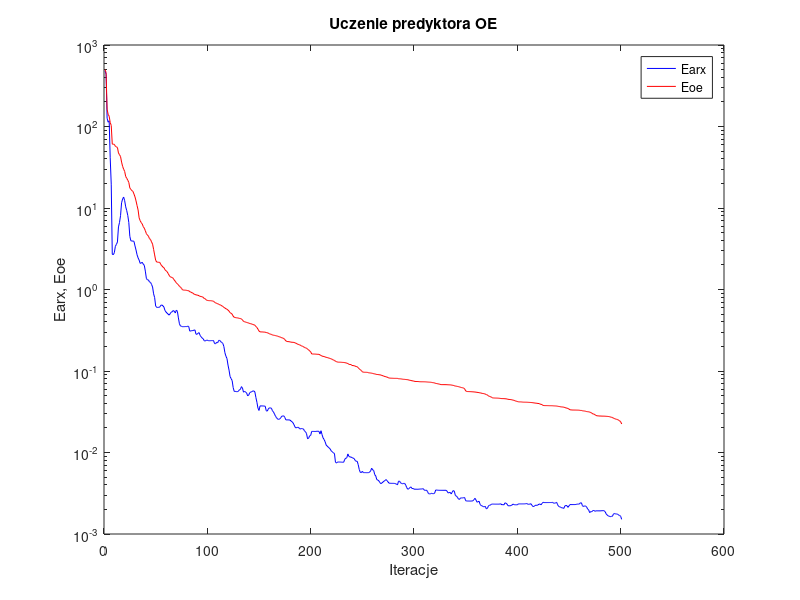
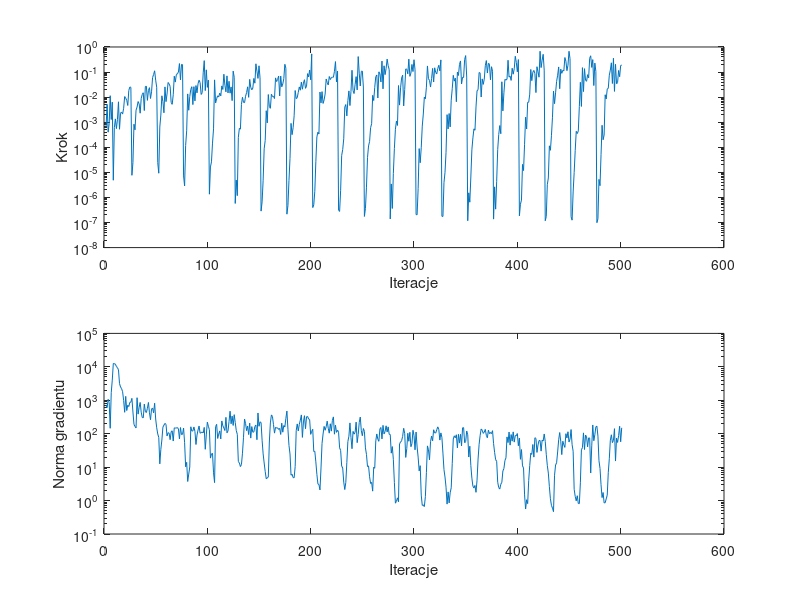

Write MATLAB code to recreate these figures, in order.
%uczenie predyktora oe
clear all;
n=0; farx(n+1)=4.845716e+002; foe(n+1)=4.992327e+002; wspucz(n+1)=0.000000e+000; ng(n+1)=0.000000e+000;
%odnowa zmiennej metryki
n=1; farx(n+1)=4.374963e+002; foe(n+1)=4.597400e+002; krok(n+1)=6.369581e-004; ng(n+1)=7.235794e+002;
n=2; farx(n+1)=1.263584e+002; foe(n+1)=1.629226e+002; krok(n+1)=5.167850e-003; ng(n+1)=6.033568e+002;
n=3; farx(n+1)=1.128393e+002; foe(n+1)=1.409710e+002; krok(n+1)=4.015818e-004; ng(n+1)=1.066907e+003;
n=4; farx(n+1)=1.174733e+002; foe(n+1)=1.336826e+002; krok(n+1)=8.695337e-004; ng(n+1)=8.594444e+002;
n=5; farx(n+1)=4.129056e+001; foe(n+1)=1.119443e+002; krok(n+1)=1.142218e-002; ng(n+1)=1.452972e+002;
n=6; farx(n+1)=1.960768e+001; foe(n+1)=1.031936e+002; krok(n+1)=1.279942e-003; ng(n+1)=1.687853e+003;
n=7; farx(n+1)=2.706674e+000; foe(n+1)=6.078387e+001; krok(n+1)=6.324208e-003; ng(n+1)=4.005109e+003;
n=8; farx(n+1)=2.668993e+000; foe(n+1)=6.064993e+001; krok(n+1)=4.858372e-006; ng(n+1)=1.258203e+004;
n=9; farx(n+1)=2.831880e+000; foe(n+1)=6.040028e+001; krok(n+1)=6.064990e-004; ng(n+1)=1.249343e+004;
n=10; farx(n+1)=3.393927e+000; foe(n+1)=5.715124e+001; krok(n+1)=1.358387e-003; ng(n+1)=1.197156e+004;
n=11; farx(n+1)=3.569844e+000; foe(n+1)=5.627909e+001; krok(n+1)=5.550052e-004; ng(n+1)=1.027659e+004;
n=12; farx(n+1)=3.831515e+000; foe(n+1)=5.527674e+001; krok(n+1)=1.265711e-003; ng(n+1)=9.427177e+003;
n=13; farx(n+1)=5.860799e+000; foe(n+1)=4.736037e+001; krok(n+1)=6.518600e-003; ng(n+1)=8.191666e+003;
n=14; farx(n+1)=6.641084e+000; foe(n+1)=4.507128e+001; krok(n+1)=5.239523e-004; ng(n+1)=3.182477e+003;
n=15; farx(n+1)=8.053575e+000; foe(n+1)=4.279418e+001; krok(n+1)=2.281831e-003; ng(n+1)=2.490164e+003;
n=16; farx(n+1)=1.159293e+001; foe(n+1)=3.660769e+001; krok(n+1)=2.547833e-003; ng(n+1)=2.227999e+003;
n=17; farx(n+1)=1.287199e+001; foe(n+1)=3.247677e+001; krok(n+1)=2.110872e-003; ng(n+1)=1.804581e+003;
n=18; farx(n+1)=1.363997e+001; foe(n+1)=2.994530e+001; krok(n+1)=3.595805e-003; ng(n+1)=9.897929e+002;
n=19; farx(n+1)=1.229119e+001; foe(n+1)=2.810085e+001; krok(n+1)=1.053841e-002; ng(n+1)=4.368775e+002;
n=20; farx(n+1)=1.033280e+001; foe(n+1)=2.432835e+001; krok(n+1)=9.078303e-003; ng(n+1)=1.310242e+003;
n=21; farx(n+1)=9.282513e+000; foe(n+1)=2.316008e+001; krok(n+1)=7.505960e-003; ng(n+1)=4.928332e+002;
n=22; farx(n+1)=8.109912e+000; foe(n+1)=2.191986e+001; krok(n+1)=4.653602e-003; ng(n+1)=7.140612e+002;
n=23; farx(n+1)=6.649871e+000; foe(n+1)=2.061024e+001; krok(n+1)=1.853599e-002; ng(n+1)=6.488480e+002;
n=24; farx(n+1)=4.482404e+000; foe(n+1)=1.762927e+001; krok(n+1)=2.539936e-002; ng(n+1)=8.674644e+002;
n=25; farx(n+1)=3.960807e+000; foe(n+1)=1.689618e+001; krok(n+1)=2.452306e-002; ng(n+1)=8.809260e+002;
%odnowa zmiennej metryki
n=26; farx(n+1)=3.930755e+000; foe(n+1)=1.632304e+001; krok(n+1)=7.635955e-006; ng(n+1)=1.141226e+003;
n=27; farx(n+1)=3.935130e+000; foe(n+1)=1.600933e+001; krok(n+1)=2.444110e-005; ng(n+1)=4.463313e+002;
n=28; farx(n+1)=3.898837e+000; foe(n+1)=1.484028e+001; krok(n+1)=8.336543e-004; ng(n+1)=1.901381e+002;
n=29; farx(n+1)=3.423369e+000; foe(n+1)=1.369447e+001; krok(n+1)=4.957630e-004; ng(n+1)=1.644122e+002;
n=30; farx(n+1)=3.044819e+000; foe(n+1)=1.222431e+001; krok(n+1)=3.035901e-003; ng(n+1)=1.485596e+002;
n=31; farx(n+1)=2.664907e+000; foe(n+1)=1.071039e+001; krok(n+1)=4.001696e-003; ng(n+1)=1.193322e+003;
n=32; farx(n+1)=2.444415e+000; foe(n+1)=9.445434e+000; krok(n+1)=6.669234e-003; ng(n+1)=3.846275e+002;
n=33; farx(n+1)=2.293767e+000; foe(n+1)=7.569676e+000; krok(n+1)=5.433546e-003; ng(n+1)=6.187059e+002;
n=34; farx(n+1)=2.091928e+000; foe(n+1)=6.982602e+000; krok(n+1)=2.287557e-003; ng(n+1)=8.612281e+002;
n=35; farx(n+1)=2.111418e+000; foe(n+1)=6.627035e+000; krok(n+1)=8.891335e-003; ng(n+1)=4.393740e+002;
n=36; farx(n+1)=2.159787e+000; foe(n+1)=6.369819e+000; krok(n+1)=1.285709e-002; ng(n+1)=3.060954e+002;
n=37; farx(n+1)=2.043946e+000; foe(n+1)=5.900701e+000; krok(n+1)=1.496365e-002; ng(n+1)=2.980974e+002;
n=38; farx(n+1)=1.981351e+000; foe(n+1)=5.659093e+000; krok(n+1)=2.914778e-003; ng(n+1)=7.670120e+002;
n=39; farx(n+1)=1.680595e+000; foe(n+1)=5.268781e+000; krok(n+1)=2.643052e-002; ng(n+1)=4.715945e+002;
n=40; farx(n+1)=1.368998e+000; foe(n+1)=4.846676e+000; krok(n+1)=2.733118e-002; ng(n+1)=4.295996e+002;
n=41; farx(n+1)=1.311584e+000; foe(n+1)=4.669801e+000; krok(n+1)=7.431661e-003; ng(n+1)=5.755385e+002;
n=42; farx(n+1)=1.312446e+000; foe(n+1)=4.507460e+000; krok(n+1)=1.853599e-002; ng(n+1)=8.593034e+002;
n=43; farx(n+1)=1.236363e+000; foe(n+1)=4.213032e+000; krok(n+1)=2.386882e-002; ng(n+1)=4.211109e+002;
n=44; farx(n+1)=1.223981e+000; foe(n+1)=4.105890e+000; krok(n+1)=8.839546e-003; ng(n+1)=2.617008e+002;
n=45; farx(n+1)=1.154503e+000; foe(n+1)=3.842861e+000; krok(n+1)=1.633292e-002; ng(n+1)=5.431384e+002;
n=46; farx(n+1)=1.074099e+000; foe(n+1)=3.603769e+000; krok(n+1)=6.004768e-002; ng(n+1)=5.850626e+002;
n=47; farx(n+1)=8.850250e-001; foe(n+1)=3.107578e+000; krok(n+1)=8.000730e-002; ng(n+1)=4.208007e+002;
n=48; farx(n+1)=7.957885e-001; foe(n+1)=2.656659e+000; krok(n+1)=1.125137e-001; ng(n+1)=8.172717e+002;
n=49; farx(n+1)=6.269939e-001; foe(n+1)=2.280042e+000; krok(n+1)=4.756755e-002; ng(n+1)=2.756000e+002;
n=50; farx(n+1)=6.027852e-001; foe(n+1)=2.174540e+000; krok(n+1)=2.476948e-002; ng(n+1)=1.505595e+002;
%odnowa zmiennej metryki
n=51; farx(n+1)=6.033098e-001; foe(n+1)=2.161377e+000; krok(n+1)=2.443312e-005; ng(n+1)=9.831272e+001;
n=52; farx(n+1)=6.042102e-001; foe(n+1)=2.158036e+000; krok(n+1)=9.244198e-006; ng(n+1)=7.764642e+001;
n=53; farx(n+1)=6.109119e-001; foe(n+1)=2.150283e+000; krok(n+1)=6.404268e-004; ng(n+1)=1.253140e+001;
n=54; farx(n+1)=6.407616e-001; foe(n+1)=2.021126e+000; krok(n+1)=1.923079e-003; ng(n+1)=3.398893e+001;
n=55; farx(n+1)=6.462635e-001; foe(n+1)=1.956545e+000; krok(n+1)=1.131031e-002; ng(n+1)=6.465697e+001;
n=56; farx(n+1)=6.311270e-001; foe(n+1)=1.883043e+000; krok(n+1)=6.669234e-003; ng(n+1)=1.572833e+002;
n=57; farx(n+1)=6.079936e-001; foe(n+1)=1.855702e+000; krok(n+1)=2.373838e-003; ng(n+1)=1.800084e+002;
n=58; farx(n+1)=5.528818e-001; foe(n+1)=1.747572e+000; krok(n+1)=2.561940e-002; ng(n+1)=2.026611e+002;
n=59; farx(n+1)=5.300042e-001; foe(n+1)=1.700840e+000; krok(n+1)=6.606617e-003; ng(n+1)=1.908686e+002;
n=60; farx(n+1)=5.128851e-001; foe(n+1)=1.659795e+000; krok(n+1)=1.333847e-002; ng(n+1)=8.558100e+001;
n=61; farx(n+1)=4.992715e-001; foe(n+1)=1.576744e+000; krok(n+1)=3.833684e-002; ng(n+1)=1.072407e+002;
n=62; farx(n+1)=4.847941e-001; foe(n+1)=1.494845e+000; krok(n+1)=3.389322e-002; ng(n+1)=1.041325e+002;
n=63; farx(n+1)=5.044939e-001; foe(n+1)=1.437417e+000; krok(n+1)=2.667694e-002; ng(n+1)=6.630425e+001;
n=64; farx(n+1)=5.254892e-001; foe(n+1)=1.415877e+000; krok(n+1)=6.065270e-003; ng(n+1)=1.143904e+002;
n=65; farx(n+1)=5.331438e-001; foe(n+1)=1.403282e+000; krok(n+1)=5.167850e-003; ng(n+1)=1.221047e+002;
n=66; farx(n+1)=5.524672e-001; foe(n+1)=1.371729e+000; krok(n+1)=1.251384e-002; ng(n+1)=6.031016e+001;
n=67; farx(n+1)=5.423285e-001; foe(n+1)=1.304622e+000; krok(n+1)=6.852302e-002; ng(n+1)=1.496289e+002;
n=68; farx(n+1)=5.143153e-001; foe(n+1)=1.261816e+000; krok(n+1)=3.979978e-002; ng(n+1)=1.476152e+002;
n=69; farx(n+1)=5.577859e-001; foe(n+1)=1.205612e+000; krok(n+1)=7.882375e-002; ng(n+1)=1.467696e+002;
n=70; farx(n+1)=5.404542e-001; foe(n+1)=1.178098e+000; krok(n+1)=8.571529e-002; ng(n+1)=1.525454e+002;
n=71; farx(n+1)=4.479642e-001; foe(n+1)=1.139082e+000; krok(n+1)=9.907791e-002; ng(n+1)=1.405009e+002;
n=72; farx(n+1)=3.794160e-001; foe(n+1)=1.094340e+000; krok(n+1)=2.182112e-001; ng(n+1)=6.993149e+001;
n=73; farx(n+1)=3.563845e-001; foe(n+1)=1.069066e+000; krok(n+1)=4.879939e-002; ng(n+1)=1.528175e+002;
n=74; farx(n+1)=3.536026e-001; foe(n+1)=1.032628e+000; krok(n+1)=2.023747e-001; ng(n+1)=9.379968e+001;
n=75; farx(n+1)=3.495087e-001; foe(n+1)=9.905210e-001; krok(n+1)=1.981558e-001; ng(n+1)=9.614040e+001;
%odnowa zmiennej metryki
n=76; farx(n+1)=3.501391e-001; foe(n+1)=9.827268e-001; krok(n+1)=7.211524e-006; ng(n+1)=1.474019e+002;
n=77; farx(n+1)=3.503204e-001; foe(n+1)=9.821629e-001; krok(n+1)=2.875755e-006; ng(n+1)=5.390188e+001;
n=78; farx(n+1)=3.510802e-001; foe(n+1)=9.814828e-001; krok(n+1)=1.188992e-004; ng(n+1)=1.022447e+001;
n=79; farx(n+1)=3.504241e-001; foe(n+1)=9.753600e-001; krok(n+1)=4.532388e-004; ng(n+1)=1.392614e+001;
n=80; farx(n+1)=3.550590e-001; foe(n+1)=9.689166e-001; krok(n+1)=1.346946e-002; ng(n+1)=3.721621e+000;
n=81; farx(n+1)=3.512247e-001; foe(n+1)=9.660085e-001; krok(n+1)=2.998733e-003; ng(n+1)=6.197639e+000;
n=82; farx(n+1)=3.084031e-001; foe(n+1)=9.387993e-001; krok(n+1)=1.064021e-002; ng(n+1)=1.011621e+001;
n=83; farx(n+1)=3.110799e-001; foe(n+1)=9.304179e-001; krok(n+1)=2.047906e-002; ng(n+1)=1.610169e+002;
n=84; farx(n+1)=3.124036e-001; foe(n+1)=9.133017e-001; krok(n+1)=2.607440e-002; ng(n+1)=1.198248e+002;
n=85; farx(n+1)=3.134415e-001; foe(n+1)=9.038171e-001; krok(n+1)=5.038654e-003; ng(n+1)=1.215885e+002;
n=86; farx(n+1)=3.170255e-001; foe(n+1)=8.779610e-001; krok(n+1)=2.617232e-002; ng(n+1)=1.591464e+002;
n=87; farx(n+1)=3.192450e-001; foe(n+1)=8.698787e-001; krok(n+1)=7.088910e-003; ng(n+1)=1.168371e+002;
n=88; farx(n+1)=2.834700e-001; foe(n+1)=8.586655e-001; krok(n+1)=2.900728e-002; ng(n+1)=4.749925e+001;
n=89; farx(n+1)=2.819052e-001; foe(n+1)=8.553833e-001; krok(n+1)=1.477175e-002; ng(n+1)=9.092305e+001;
n=90; farx(n+1)=2.900053e-001; foe(n+1)=8.490434e-001; krok(n+1)=3.453662e-002; ng(n+1)=1.286129e+002;
n=91; farx(n+1)=2.960134e-001; foe(n+1)=8.371952e-001; krok(n+1)=4.725510e-002; ng(n+1)=1.699340e+002;
n=92; farx(n+1)=2.734352e-001; foe(n+1)=8.246472e-001; krok(n+1)=3.820826e-002; ng(n+1)=1.033704e+002;
n=93; farx(n+1)=2.628845e-001; foe(n+1)=8.200079e-001; krok(n+1)=1.278106e-002; ng(n+1)=1.077852e+002;
n=94; farx(n+1)=2.539708e-001; foe(n+1)=8.144435e-001; krok(n+1)=1.495979e-002; ng(n+1)=1.122416e+002;
n=95; farx(n+1)=2.481955e-001; foe(n+1)=8.026536e-001; krok(n+1)=9.327289e-002; ng(n+1)=1.056656e+002;
n=96; farx(n+1)=2.353312e-001; foe(n+1)=7.745437e-001; krok(n+1)=2.857025e-001; ng(n+1)=1.542473e+002;
n=97; farx(n+1)=2.335629e-001; foe(n+1)=7.709105e-001; krok(n+1)=1.820180e-002; ng(n+1)=3.418337e+001;
n=98; farx(n+1)=2.373561e-001; foe(n+1)=7.430253e-001; krok(n+1)=1.228837e-001; ng(n+1)=9.219543e+001;
n=99; farx(n+1)=2.395854e-001; foe(n+1)=7.351147e-001; krok(n+1)=2.452306e-002; ng(n+1)=2.216605e+002;
n=100; farx(n+1)=2.352495e-001; foe(n+1)=7.312775e-001; krok(n+1)=4.797973e-002; ng(n+1)=1.670645e+002;
%odnowa zmiennej metryki
n=101; farx(n+1)=2.352246e-001; foe(n+1)=7.291974e-001; krok(n+1)=1.348260e-006; ng(n+1)=1.311019e+002;
n=102; farx(n+1)=2.354551e-001; foe(n+1)=7.289127e-001; krok(n+1)=1.649119e-005; ng(n+1)=1.863267e+001;
n=103; farx(n+1)=2.359608e-001; foe(n+1)=7.278196e-001; krok(n+1)=2.627836e-005; ng(n+1)=2.475388e+001;
n=104; farx(n+1)=2.358729e-001; foe(n+1)=7.214461e-001; krok(n+1)=1.467758e-004; ng(n+1)=2.597809e+001;
n=105; farx(n+1)=2.363054e-001; foe(n+1)=7.200670e-001; krok(n+1)=5.428423e-004; ng(n+1)=6.782949e+000;
n=106; farx(n+1)=2.169917e-001; foe(n+1)=6.955099e-001; krok(n+1)=4.879939e-002; ng(n+1)=3.445721e+000;
n=107; farx(n+1)=2.158718e-001; foe(n+1)=6.865039e-001; krok(n+1)=5.852382e-003; ng(n+1)=1.623115e+002;
n=108; farx(n+1)=2.253774e-001; foe(n+1)=6.751753e-001; krok(n+1)=8.744518e-003; ng(n+1)=1.906596e+002;
n=109; farx(n+1)=2.221661e-001; foe(n+1)=6.693161e-001; krok(n+1)=1.129495e-002; ng(n+1)=7.199720e+001;
n=110; farx(n+1)=2.375278e-001; foe(n+1)=6.584674e-001; krok(n+1)=1.017451e-002; ng(n+1)=9.712985e+001;
n=111; farx(n+1)=2.373737e-001; foe(n+1)=6.494079e-001; krok(n+1)=1.450364e-002; ng(n+1)=1.211790e+002;
n=112; farx(n+1)=2.287515e-001; foe(n+1)=6.431414e-001; krok(n+1)=1.121665e-002; ng(n+1)=6.971404e+001;
n=113; farx(n+1)=2.234569e-001; foe(n+1)=6.297918e-001; krok(n+1)=2.812841e-002; ng(n+1)=2.411694e+002;
n=114; farx(n+1)=2.181110e-001; foe(n+1)=6.193603e-001; krok(n+1)=2.025137e-002; ng(n+1)=1.719030e+002;
n=115; farx(n+1)=1.997249e-001; foe(n+1)=6.020201e-001; krok(n+1)=8.191626e-002; ng(n+1)=1.490163e+002;
n=116; farx(n+1)=1.677414e-001; foe(n+1)=5.930849e-001; krok(n+1)=2.963700e-002; ng(n+1)=1.243486e+002;
n=117; farx(n+1)=1.518013e-001; foe(n+1)=5.809056e-001; krok(n+1)=1.625772e-002; ng(n+1)=3.086166e+002;
n=118; farx(n+1)=1.422266e-001; foe(n+1)=5.722035e-001; krok(n+1)=7.053511e-002; ng(n+1)=1.062044e+002;
n=119; farx(n+1)=1.182150e-001; foe(n+1)=5.584561e-001; krok(n+1)=1.470844e-002; ng(n+1)=1.211161e+002;
n=120; farx(n+1)=1.025228e-001; foe(n+1)=5.425357e-001; krok(n+1)=4.294671e-002; ng(n+1)=2.325669e+002;
n=121; farx(n+1)=8.559855e-002; foe(n+1)=5.200502e-001; krok(n+1)=1.438335e-002; ng(n+1)=4.706958e+002;
n=122; farx(n+1)=8.076686e-002; foe(n+1)=5.105372e-001; krok(n+1)=2.560682e-002; ng(n+1)=1.979250e+002;
n=123; farx(n+1)=7.633701e-002; foe(n+1)=4.985061e-001; krok(n+1)=7.251821e-003; ng(n+1)=3.354679e+002;
n=124; farx(n+1)=6.266964e-002; foe(n+1)=4.710011e-001; krok(n+1)=1.090928e-001; ng(n+1)=1.764783e+002;
n=125; farx(n+1)=5.625426e-002; foe(n+1)=4.557413e-001; krok(n+1)=6.225707e-002; ng(n+1)=3.711102e+002;
%odnowa zmiennej metryki
n=126; farx(n+1)=5.621242e-002; foe(n+1)=4.537956e-001; krok(n+1)=5.759607e-007; ng(n+1)=2.156541e+002;
n=127; farx(n+1)=5.583446e-002; foe(n+1)=4.494018e-001; krok(n+1)=4.920561e-006; ng(n+1)=1.241493e+002;
n=128; farx(n+1)=5.580579e-002; foe(n+1)=4.487579e-001; krok(n+1)=1.179356e-006; ng(n+1)=9.579586e+001;
n=129; farx(n+1)=5.633891e-002; foe(n+1)=4.465911e-001; krok(n+1)=2.478815e-004; ng(n+1)=1.467117e+001;
n=130; farx(n+1)=5.884997e-002; foe(n+1)=4.418481e-001; krok(n+1)=5.716520e-004; ng(n+1)=1.343246e+001;
n=131; farx(n+1)=5.939726e-002; foe(n+1)=4.408210e-001; krok(n+1)=5.277180e-004; ng(n+1)=1.039419e+001;
n=132; farx(n+1)=6.430753e-002; foe(n+1)=4.348535e-001; krok(n+1)=5.167850e-003; ng(n+1)=1.193177e+001;
n=133; farx(n+1)=6.178470e-002; foe(n+1)=4.244269e-001; krok(n+1)=9.889238e-003; ng(n+1)=2.611698e+001;
n=134; farx(n+1)=5.496007e-002; foe(n+1)=4.060165e-001; krok(n+1)=6.216787e-003; ng(n+1)=7.822586e+001;
n=135; farx(n+1)=5.638748e-002; foe(n+1)=4.024826e-001; krok(n+1)=5.997467e-003; ng(n+1)=2.752750e+002;
n=136; farx(n+1)=5.511021e-002; foe(n+1)=3.983429e-001; krok(n+1)=1.086709e-002; ng(n+1)=2.004203e+002;
n=137; farx(n+1)=5.392633e-002; foe(n+1)=3.943174e-001; krok(n+1)=1.526430e-002; ng(n+1)=1.232856e+002;
n=138; farx(n+1)=4.952731e-002; foe(n+1)=3.913486e-001; krok(n+1)=2.580064e-002; ng(n+1)=1.698365e+002;
n=139; farx(n+1)=5.040887e-002; foe(n+1)=3.874276e-001; krok(n+1)=9.824309e-003; ng(n+1)=9.404425e+001;
n=140; farx(n+1)=5.409202e-002; foe(n+1)=3.822842e-001; krok(n+1)=5.112424e-002; ng(n+1)=2.070316e+002;
n=141; farx(n+1)=5.516078e-002; foe(n+1)=3.804504e-001; krok(n+1)=2.452306e-002; ng(n+1)=7.393221e+001;
n=142; farx(n+1)=5.584565e-002; foe(n+1)=3.764546e-001; krok(n+1)=1.966568e-002; ng(n+1)=1.631976e+002;
n=143; farx(n+1)=5.691070e-002; foe(n+1)=3.724455e-001; krok(n+1)=2.284436e-002; ng(n+1)=1.107917e+002;
n=144; farx(n+1)=5.693625e-002; foe(n+1)=3.690933e-001; krok(n+1)=5.576355e-002; ng(n+1)=1.129738e+002;
n=145; farx(n+1)=5.530354e-002; foe(n+1)=3.643343e-001; krok(n+1)=3.598781e-002; ng(n+1)=1.642982e+002;
n=146; farx(n+1)=4.725972e-002; foe(n+1)=3.509703e-001; krok(n+1)=2.134155e-001; ng(n+1)=1.805990e+002;
n=147; farx(n+1)=4.126435e-002; foe(n+1)=3.423977e-001; krok(n+1)=1.079418e-001; ng(n+1)=6.605184e+001;
n=148; farx(n+1)=3.496022e-002; foe(n+1)=3.254561e-001; krok(n+1)=5.576355e-002; ng(n+1)=4.166733e+002;
n=149; farx(n+1)=3.278875e-002; foe(n+1)=3.094777e-001; krok(n+1)=1.778431e-001; ng(n+1)=1.665550e+002;
n=150; farx(n+1)=3.728516e-002; foe(n+1)=3.027082e-001; krok(n+1)=5.851700e-002; ng(n+1)=2.263563e+002;
%odnowa zmiennej metryki
n=151; farx(n+1)=3.728484e-002; foe(n+1)=3.016060e-001; krok(n+1)=2.849080e-007; ng(n+1)=2.160947e+002;
n=152; farx(n+1)=3.728803e-002; foe(n+1)=3.014541e-001; krok(n+1)=6.673510e-007; ng(n+1)=6.360773e+001;
n=153; farx(n+1)=3.723470e-002; foe(n+1)=3.012142e-001; krok(n+1)=4.886358e-006; ng(n+1)=2.488658e+001;
n=154; farx(n+1)=3.716233e-002; foe(n+1)=3.001634e-001; krok(n+1)=8.763108e-005; ng(n+1)=1.324982e+001;
n=155; farx(n+1)=3.699769e-002; foe(n+1)=2.995294e-001; krok(n+1)=1.864752e-004; ng(n+1)=7.404463e+000;
n=156; farx(n+1)=3.255916e-002; foe(n+1)=2.961589e-001; krok(n+1)=2.885366e-003; ng(n+1)=4.494892e+000;
n=157; farx(n+1)=3.221012e-002; foe(n+1)=2.954515e-001; krok(n+1)=9.382450e-004; ng(n+1)=4.780950e+000;
n=158; farx(n+1)=3.418820e-002; foe(n+1)=2.914019e-001; krok(n+1)=1.270603e-002; ng(n+1)=5.067783e+000;
n=159; farx(n+1)=3.528836e-002; foe(n+1)=2.863466e-001; krok(n+1)=4.266621e-003; ng(n+1)=5.638613e+001;
n=160; farx(n+1)=3.531841e-002; foe(n+1)=2.834815e-001; krok(n+1)=3.581322e-003; ng(n+1)=2.103135e+002;
n=161; farx(n+1)=3.490381e-002; foe(n+1)=2.812793e-001; krok(n+1)=1.308616e-002; ng(n+1)=3.641330e+002;
n=162; farx(n+1)=3.261637e-002; foe(n+1)=2.766074e-001; krok(n+1)=1.056599e-002; ng(n+1)=3.274988e+002;
n=163; farx(n+1)=3.141597e-002; foe(n+1)=2.749854e-001; krok(n+1)=1.086709e-002; ng(n+1)=1.893964e+002;
n=164; farx(n+1)=2.966207e-002; foe(n+1)=2.736535e-001; krok(n+1)=8.799720e-003; ng(n+1)=1.040521e+002;
n=165; farx(n+1)=2.777398e-002; foe(n+1)=2.717857e-001; krok(n+1)=5.857529e-002; ng(n+1)=1.548221e+002;
n=166; farx(n+1)=2.674308e-002; foe(n+1)=2.695009e-001; krok(n+1)=4.193314e-002; ng(n+1)=1.476676e+002;
n=167; farx(n+1)=2.567006e-002; foe(n+1)=2.680601e-001; krok(n+1)=5.055608e-002; ng(n+1)=1.499668e+002;
n=168; farx(n+1)=2.550898e-002; foe(n+1)=2.642275e-001; krok(n+1)=6.946048e-002; ng(n+1)=1.340167e+002;
n=169; farx(n+1)=2.576078e-002; foe(n+1)=2.623659e-001; krok(n+1)=1.109636e-002; ng(n+1)=1.442049e+002;
n=170; farx(n+1)=2.663297e-002; foe(n+1)=2.588108e-001; krok(n+1)=6.946048e-002; ng(n+1)=9.492928e+001;
n=171; farx(n+1)=2.785586e-002; foe(n+1)=2.559694e-001; krok(n+1)=2.580064e-002; ng(n+1)=2.064944e+002;
n=172; farx(n+1)=2.810034e-002; foe(n+1)=2.535819e-001; krok(n+1)=3.350022e-002; ng(n+1)=1.109507e+002;
n=173; farx(n+1)=2.813232e-002; foe(n+1)=2.501507e-001; krok(n+1)=5.421512e-002; ng(n+1)=1.758385e+002;
n=174; farx(n+1)=2.691016e-002; foe(n+1)=2.429716e-001; krok(n+1)=2.040744e-001; ng(n+1)=1.584796e+002;
n=175; farx(n+1)=2.513851e-002; foe(n+1)=2.346412e-001; krok(n+1)=1.431809e-001; ng(n+1)=2.881217e+002;
%odnowa zmiennej metryki
n=176; farx(n+1)=2.512860e-002; foe(n+1)=2.300785e-001; krok(n+1)=2.153624e-007; ng(n+1)=4.749466e+002;
n=177; farx(n+1)=2.513370e-002; foe(n+1)=2.295874e-001; krok(n+1)=4.724990e-007; ng(n+1)=1.356040e+002;
n=178; farx(n+1)=2.507191e-002; foe(n+1)=2.289599e-001; krok(n+1)=4.782160e-006; ng(n+1)=4.460697e+001;
n=179; farx(n+1)=2.503067e-002; foe(n+1)=2.275589e-001; krok(n+1)=3.635626e-005; ng(n+1)=2.483375e+001;
n=180; farx(n+1)=2.430912e-002; foe(n+1)=2.260756e-001; krok(n+1)=8.989513e-004; ng(n+1)=5.739714e+000;
n=181; farx(n+1)=2.384370e-002; foe(n+1)=2.253090e-001; krok(n+1)=3.185772e-004; ng(n+1)=6.121318e+000;
n=182; farx(n+1)=2.304543e-002; foe(n+1)=2.247805e-001; krok(n+1)=6.015953e-004; ng(n+1)=4.877444e+000;
n=183; farx(n+1)=2.177655e-002; foe(n+1)=2.241290e-001; krok(n+1)=1.797919e-003; ng(n+1)=4.806837e+000;
n=184; farx(n+1)=2.033848e-002; foe(n+1)=2.213255e-001; krok(n+1)=1.840296e-002; ng(n+1)=1.042813e+001;
n=185; farx(n+1)=2.003396e-002; foe(n+1)=2.184913e-001; krok(n+1)=8.744518e-003; ng(n+1)=1.238499e+002;
n=186; farx(n+1)=2.031967e-002; foe(n+1)=2.150498e-001; krok(n+1)=9.502242e-003; ng(n+1)=1.962298e+002;
n=187; farx(n+1)=2.035832e-002; foe(n+1)=2.120187e-001; krok(n+1)=1.552269e-002; ng(n+1)=1.203454e+002;
n=188; farx(n+1)=1.984124e-002; foe(n+1)=2.097698e-001; krok(n+1)=2.556569e-002; ng(n+1)=1.902517e+002;
n=189; farx(n+1)=1.936458e-002; foe(n+1)=2.079501e-001; krok(n+1)=1.889482e-002; ng(n+1)=2.552259e+002;
n=190; farx(n+1)=1.968610e-002; foe(n+1)=2.028310e-001; krok(n+1)=3.968448e-002; ng(n+1)=3.648191e+002;
n=191; farx(n+1)=1.961085e-002; foe(n+1)=2.017249e-001; krok(n+1)=2.067140e-002; ng(n+1)=7.748165e+001;
n=192; farx(n+1)=1.944996e-002; foe(n+1)=1.993630e-001; krok(n+1)=3.637216e-002; ng(n+1)=2.250544e+002;
n=193; farx(n+1)=1.843976e-002; foe(n+1)=1.940261e-001; krok(n+1)=4.954706e-002; ng(n+1)=3.458096e+002;
n=194; farx(n+1)=1.798358e-002; foe(n+1)=1.925048e-001; krok(n+1)=2.243356e-002; ng(n+1)=1.406622e+002;
n=195; farx(n+1)=1.704980e-002; foe(n+1)=1.906250e-001; krok(n+1)=2.753789e-002; ng(n+1)=3.208716e+002;
n=196; farx(n+1)=1.472666e-002; foe(n+1)=1.849149e-001; krok(n+1)=8.662598e-002; ng(n+1)=3.277414e+002;
n=197; farx(n+1)=1.493282e-002; foe(n+1)=1.820948e-001; krok(n+1)=6.384007e-002; ng(n+1)=2.760363e+002;
n=198; farx(n+1)=1.603168e-002; foe(n+1)=1.761595e-001; krok(n+1)=1.209337e-001; ng(n+1)=2.638495e+002;
n=199; farx(n+1)=1.617769e-002; foe(n+1)=1.721722e-001; krok(n+1)=4.904612e-002; ng(n+1)=9.557580e+001;
n=200; farx(n+1)=1.815516e-002; foe(n+1)=1.619531e-001; krok(n+1)=5.317968e-001; ng(n+1)=1.176872e+002;
%odnowa zmiennej metryki
n=201; farx(n+1)=1.814068e-002; foe(n+1)=1.615236e-001; krok(n+1)=3.941987e-007; ng(n+1)=1.357737e+002;
n=202; farx(n+1)=1.813849e-002; foe(n+1)=1.614989e-001; krok(n+1)=5.080779e-007; ng(n+1)=2.925026e+001;
n=203; farx(n+1)=1.812296e-002; foe(n+1)=1.613486e-001; krok(n+1)=1.756745e-006; ng(n+1)=2.978643e+001;
n=204; farx(n+1)=1.814131e-002; foe(n+1)=1.609967e-001; krok(n+1)=2.665214e-005; ng(n+1)=1.437633e+001;
n=205; farx(n+1)=1.823966e-002; foe(n+1)=1.605187e-001; krok(n+1)=2.596664e-004; ng(n+1)=6.107423e+000;
n=206; farx(n+1)=1.820493e-002; foe(n+1)=1.603048e-001; krok(n+1)=4.015818e-004; ng(n+1)=3.151813e+000;
n=207; farx(n+1)=1.820047e-002; foe(n+1)=1.601560e-001; krok(n+1)=3.375449e-004; ng(n+1)=2.996461e+000;
n=208; farx(n+1)=1.686083e-002; foe(n+1)=1.576179e-001; krok(n+1)=1.596372e-002; ng(n+1)=2.083768e+000;
n=209; farx(n+1)=1.849936e-002; foe(n+1)=1.549878e-001; krok(n+1)=5.894618e-003; ng(n+1)=9.452935e+000;
n=210; farx(n+1)=1.660587e-002; foe(n+1)=1.524803e-001; krok(n+1)=1.660195e-002; ng(n+1)=5.126914e+001;
n=211; farx(n+1)=1.511505e-002; foe(n+1)=1.512887e-001; krok(n+1)=5.608324e-003; ng(n+1)=9.784390e+001;
n=212; farx(n+1)=1.443118e-002; foe(n+1)=1.505006e-001; krok(n+1)=7.805422e-003; ng(n+1)=1.653018e+002;
n=213; farx(n+1)=1.353860e-002; foe(n+1)=1.488554e-001; krok(n+1)=1.333847e-002; ng(n+1)=1.267527e+002;
n=214; farx(n+1)=1.235120e-002; foe(n+1)=1.472309e-001; krok(n+1)=5.286105e-002; ng(n+1)=1.617701e+002;
n=215; farx(n+1)=1.199933e-002; foe(n+1)=1.462568e-001; krok(n+1)=3.822127e-002; ng(n+1)=2.377077e+002;
n=216; farx(n+1)=1.163555e-002; foe(n+1)=1.451234e-001; krok(n+1)=3.064379e-002; ng(n+1)=1.452446e+002;
n=217; farx(n+1)=1.135375e-002; foe(n+1)=1.435802e-001; krok(n+1)=6.659479e-002; ng(n+1)=1.036888e+002;
n=218; farx(n+1)=1.099391e-002; foe(n+1)=1.423035e-001; krok(n+1)=5.019954e-002; ng(n+1)=1.983052e+002;
n=219; farx(n+1)=1.038127e-002; foe(n+1)=1.407369e-001; krok(n+1)=6.013962e-002; ng(n+1)=1.192831e+002;
n=220; farx(n+1)=1.022757e-002; foe(n+1)=1.387745e-001; krok(n+1)=6.288276e-002; ng(n+1)=2.501863e+002;
n=221; farx(n+1)=9.868561e-003; foe(n+1)=1.362527e-001; krok(n+1)=6.206136e-002; ng(n+1)=3.182581e+002;
n=222; farx(n+1)=9.748245e-003; foe(n+1)=1.351062e-001; krok(n+1)=1.067078e-001; ng(n+1)=9.666651e+001;
n=223; farx(n+1)=7.597609e-003; foe(n+1)=1.315506e-001; krok(n+1)=2.617405e-001; ng(n+1)=1.806341e+002;
n=224; farx(n+1)=7.417095e-003; foe(n+1)=1.303734e-001; krok(n+1)=4.048730e-002; ng(n+1)=1.096734e+002;
n=225; farx(n+1)=7.646215e-003; foe(n+1)=1.285526e-001; krok(n+1)=1.101559e-001; ng(n+1)=1.276499e+002;
%odnowa zmiennej metryki
n=226; farx(n+1)=7.640272e-003; foe(n+1)=1.283045e-001; krok(n+1)=3.128736e-007; ng(n+1)=1.111421e+002;
n=227; farx(n+1)=7.638755e-003; foe(n+1)=1.282793e-001; krok(n+1)=2.767670e-007; ng(n+1)=3.769747e+001;
n=228; farx(n+1)=7.628575e-003; foe(n+1)=1.281539e-001; krok(n+1)=1.936471e-006; ng(n+1)=3.182695e+001;
n=229; farx(n+1)=7.614452e-003; foe(n+1)=1.278458e-001; krok(n+1)=4.729405e-005; ng(n+1)=1.075122e+001;
n=230; farx(n+1)=7.585952e-003; foe(n+1)=1.274671e-001; krok(n+1)=8.083878e-005; ng(n+1)=9.417009e+000;
n=231; farx(n+1)=7.614246e-003; foe(n+1)=1.273293e-001; krok(n+1)=2.178264e-004; ng(n+1)=3.579779e+000;
n=232; farx(n+1)=8.270043e-003; foe(n+1)=1.266730e-001; krok(n+1)=4.004785e-003; ng(n+1)=2.135956e+000;
n=233; farx(n+1)=8.502358e-003; foe(n+1)=1.259160e-001; krok(n+1)=5.062842e-003; ng(n+1)=3.467225e+000;
n=234; farx(n+1)=8.632900e-003; foe(n+1)=1.245848e-001; krok(n+1)=1.786211e-003; ng(n+1)=1.379201e+001;
n=235; farx(n+1)=9.610250e-003; foe(n+1)=1.234580e-001; krok(n+1)=7.251821e-003; ng(n+1)=5.834318e+001;
n=236; farx(n+1)=8.961681e-003; foe(n+1)=1.207155e-001; krok(n+1)=1.776017e-002; ng(n+1)=8.391817e+001;
n=237; farx(n+1)=8.795833e-003; foe(n+1)=1.201596e-001; krok(n+1)=4.615511e-003; ng(n+1)=2.102205e+002;
n=238; farx(n+1)=8.822227e-003; foe(n+1)=1.199767e-001; krok(n+1)=1.688698e-002; ng(n+1)=7.699988e+001;
n=239; farx(n+1)=8.646685e-003; foe(n+1)=1.169657e-001; krok(n+1)=1.178633e-001; ng(n+1)=3.553915e+001;
n=240; farx(n+1)=8.541164e-003; foe(n+1)=1.165702e-001; krok(n+1)=1.830045e-002; ng(n+1)=1.172706e+002;
n=241; farx(n+1)=8.449837e-003; foe(n+1)=1.161954e-001; krok(n+1)=1.389524e-002; ng(n+1)=9.690317e+001;
n=242; farx(n+1)=8.001882e-003; foe(n+1)=1.149913e-001; krok(n+1)=3.221469e-002; ng(n+1)=1.096782e+002;
n=243; farx(n+1)=7.799052e-003; foe(n+1)=1.133921e-001; krok(n+1)=6.583798e-002; ng(n+1)=2.216795e+002;
n=244; farx(n+1)=7.815958e-003; foe(n+1)=1.129273e-001; krok(n+1)=1.940797e-002; ng(n+1)=5.397236e+001;
n=245; farx(n+1)=7.103309e-003; foe(n+1)=1.098581e-001; krok(n+1)=4.147513e-001; ng(n+1)=9.439722e+001;
n=246; farx(n+1)=6.194249e-003; foe(n+1)=1.062950e-001; krok(n+1)=9.010248e-002; ng(n+1)=2.178131e+002;
n=247; farx(n+1)=5.711227e-003; foe(n+1)=1.039929e-001; krok(n+1)=2.779047e-002; ng(n+1)=3.143135e+002;
n=248; farx(n+1)=5.661491e-003; foe(n+1)=1.013516e-001; krok(n+1)=1.069875e-001; ng(n+1)=1.229692e+002;
n=249; farx(n+1)=5.878797e-003; foe(n+1)=9.807030e-002; krok(n+1)=1.093143e-001; ng(n+1)=8.676771e+001;
n=250; farx(n+1)=5.663699e-003; foe(n+1)=9.665719e-002; krok(n+1)=2.529683e-002; ng(n+1)=1.431374e+002;
%odnowa zmiennej metryki
n=251; farx(n+1)=5.664414e-003; foe(n+1)=9.651468e-002; krok(n+1)=1.746795e-007; ng(n+1)=1.174950e+002;
n=252; farx(n+1)=5.664727e-003; foe(n+1)=9.648144e-002; krok(n+1)=3.624301e-007; ng(n+1)=3.756562e+001;
n=253; farx(n+1)=5.655442e-003; foe(n+1)=9.638163e-002; krok(n+1)=2.567287e-006; ng(n+1)=2.397617e+001;
n=254; farx(n+1)=5.658745e-003; foe(n+1)=9.610631e-002; krok(n+1)=3.882721e-005; ng(n+1)=1.039459e+001;
n=255; farx(n+1)=5.658925e-003; foe(n+1)=9.516179e-002; krok(n+1)=1.131625e-004; ng(n+1)=1.090659e+001;
n=256; farx(n+1)=5.731871e-003; foe(n+1)=9.481351e-002; krok(n+1)=1.691914e-004; ng(n+1)=5.153324e+000;
n=257; farx(n+1)=5.940331e-003; foe(n+1)=9.452056e-002; krok(n+1)=6.057322e-004; ng(n+1)=3.242352e+000;
n=258; farx(n+1)=6.419358e-003; foe(n+1)=9.401187e-002; krok(n+1)=8.713055e-004; ng(n+1)=3.495853e+000;
n=259; farx(n+1)=6.112438e-003; foe(n+1)=9.342329e-002; krok(n+1)=1.181377e-002; ng(n+1)=1.914272e+000;
n=260; farx(n+1)=6.020537e-003; foe(n+1)=9.260319e-002; krok(n+1)=7.314625e-003; ng(n+1)=9.985674e+000;
n=261; farx(n+1)=5.345902e-003; foe(n+1)=9.210309e-002; krok(n+1)=2.452306e-002; ng(n+1)=9.233519e+000;
n=262; farx(n+1)=5.150970e-003; foe(n+1)=9.127753e-002; krok(n+1)=6.524238e-002; ng(n+1)=6.088378e+001;
n=263; farx(n+1)=4.645926e-003; foe(n+1)=9.059989e-002; krok(n+1)=7.641651e-002; ng(n+1)=9.837143e+001;
n=264; farx(n+1)=4.584845e-003; foe(n+1)=9.051611e-002; krok(n+1)=9.266348e-003; ng(n+1)=6.829773e+001;
n=265; farx(n+1)=4.486679e-003; foe(n+1)=9.011881e-002; krok(n+1)=1.022485e-001; ng(n+1)=5.917889e+001;
n=266; farx(n+1)=4.268634e-003; foe(n+1)=8.962629e-002; krok(n+1)=8.472165e-002; ng(n+1)=1.391111e+002;
n=267; farx(n+1)=4.147531e-003; foe(n+1)=8.928599e-002; krok(n+1)=4.022352e-002; ng(n+1)=1.532068e+002;
n=268; farx(n+1)=4.241840e-003; foe(n+1)=8.808114e-002; krok(n+1)=2.745494e-001; ng(n+1)=7.000241e+001;
n=269; farx(n+1)=4.343281e-003; foe(n+1)=8.739600e-002; krok(n+1)=2.142882e-002; ng(n+1)=1.777232e+002;
n=270; farx(n+1)=4.447452e-003; foe(n+1)=8.625762e-002; krok(n+1)=1.778431e-001; ng(n+1)=9.854730e+001;
n=271; farx(n+1)=4.536798e-003; foe(n+1)=8.555434e-002; krok(n+1)=7.901515e-002; ng(n+1)=1.157579e+002;
n=272; farx(n+1)=4.656728e-003; foe(n+1)=8.488267e-002; krok(n+1)=1.380129e-001; ng(n+1)=1.721458e+002;
n=273; farx(n+1)=4.508078e-003; foe(n+1)=8.412647e-002; krok(n+1)=3.287969e-001; ng(n+1)=1.124075e+002;
n=274; farx(n+1)=4.329779e-003; foe(n+1)=8.299322e-002; krok(n+1)=1.794685e-001; ng(n+1)=1.600523e+002;
n=275; farx(n+1)=4.193280e-003; foe(n+1)=8.191776e-002; krok(n+1)=1.247419e-001; ng(n+1)=9.568440e+001;
%odnowa zmiennej metryki
n=276; farx(n+1)=4.192759e-003; foe(n+1)=8.175769e-002; krok(n+1)=1.385239e-007; ng(n+1)=9.489893e+001;
n=277; farx(n+1)=4.186416e-003; foe(n+1)=8.158521e-002; krok(n+1)=3.458701e-006; ng(n+1)=2.619531e+001;
n=278; farx(n+1)=4.183684e-003; foe(n+1)=8.154213e-002; krok(n+1)=3.629435e-007; ng(n+1)=4.120726e+001;
n=279; farx(n+1)=4.184319e-003; foe(n+1)=8.134793e-002; krok(n+1)=8.958287e-006; ng(n+1)=1.710342e+001;
n=280; farx(n+1)=4.174604e-003; foe(n+1)=8.127130e-002; krok(n+1)=8.876552e-005; ng(n+1)=3.493817e+000;
n=281; farx(n+1)=4.159859e-003; foe(n+1)=8.125481e-002; krok(n+1)=5.236811e-004; ng(n+1)=8.355331e-001;
n=282; farx(n+1)=4.082461e-003; foe(n+1)=8.121966e-002; krok(n+1)=1.110010e-003; ng(n+1)=9.569129e-001;
n=283; farx(n+1)=4.001098e-003; foe(n+1)=8.117425e-002; krok(n+1)=7.432430e-004; ng(n+1)=1.206186e+000;
n=284; farx(n+1)=4.437339e-003; foe(n+1)=8.037510e-002; krok(n+1)=2.900728e-002; ng(n+1)=9.198745e-001;
n=285; farx(n+1)=4.461106e-003; foe(n+1)=8.029045e-002; krok(n+1)=4.806865e-003; ng(n+1)=4.989708e+001;
n=286; farx(n+1)=4.242634e-003; foe(n+1)=8.012163e-002; krok(n+1)=2.340953e-002; ng(n+1)=5.620554e+001;
n=287; farx(n+1)=4.165189e-003; foe(n+1)=7.980486e-002; krok(n+1)=5.753341e-002; ng(n+1)=6.162960e+001;
n=288; farx(n+1)=4.124615e-003; foe(n+1)=7.923948e-002; krok(n+1)=7.508776e-002; ng(n+1)=8.296739e+001;
n=289; farx(n+1)=4.178272e-003; foe(n+1)=7.912910e-002; krok(n+1)=4.464102e-003; ng(n+1)=1.450100e+002;
n=290; farx(n+1)=4.171378e-003; foe(n+1)=7.896628e-002; krok(n+1)=2.000182e-002; ng(n+1)=1.027745e+002;
n=291; farx(n+1)=3.976838e-003; foe(n+1)=7.865940e-002; krok(n+1)=1.340624e-001; ng(n+1)=1.954758e+001;
n=292; farx(n+1)=3.699990e-003; foe(n+1)=7.841309e-002; krok(n+1)=1.281531e-001; ng(n+1)=3.579726e+001;
n=293; farx(n+1)=3.540517e-003; foe(n+1)=7.816155e-002; krok(n+1)=8.509079e-002; ng(n+1)=1.031098e+002;
n=294; farx(n+1)=3.600303e-003; foe(n+1)=7.734322e-002; krok(n+1)=3.282103e-001; ng(n+1)=5.935851e+001;
n=295; farx(n+1)=3.717467e-003; foe(n+1)=7.690824e-002; krok(n+1)=6.739301e-002; ng(n+1)=1.104420e+002;
n=296; farx(n+1)=3.785695e-003; foe(n+1)=7.654118e-002; krok(n+1)=9.111837e-002; ng(n+1)=4.083374e+001;
n=297; farx(n+1)=3.615652e-003; foe(n+1)=7.586242e-002; krok(n+1)=2.016994e-001; ng(n+1)=5.045650e+001;
n=298; farx(n+1)=3.622928e-003; foe(n+1)=7.557702e-002; krok(n+1)=1.046893e-001; ng(n+1)=1.266233e+002;
n=299; farx(n+1)=3.551724e-003; foe(n+1)=7.501692e-002; krok(n+1)=3.105531e-001; ng(n+1)=8.829459e+001;
n=300; farx(n+1)=3.546826e-003; foe(n+1)=7.450010e-002; krok(n+1)=1.225752e-001; ng(n+1)=3.299126e+001;
%odnowa zmiennej metryki
n=301; farx(n+1)=3.544419e-003; foe(n+1)=7.434826e-002; krok(n+1)=2.068826e-007; ng(n+1)=1.120466e+002;
n=302; farx(n+1)=3.543709e-003; foe(n+1)=7.432722e-002; krok(n+1)=2.035841e-007; ng(n+1)=3.990324e+001;
n=303; farx(n+1)=3.539678e-003; foe(n+1)=7.425587e-002; krok(n+1)=2.239572e-006; ng(n+1)=1.993054e+001;
n=304; farx(n+1)=3.551341e-003; foe(n+1)=7.398421e-002; krok(n+1)=8.878196e-005; ng(n+1)=7.713545e+000;
n=305; farx(n+1)=3.561668e-003; foe(n+1)=7.378461e-002; krok(n+1)=2.418894e-005; ng(n+1)=1.106793e+001;
n=306; farx(n+1)=3.566896e-003; foe(n+1)=7.376821e-002; krok(n+1)=9.579321e-005; ng(n+1)=1.457391e+000;
n=307; farx(n+1)=3.572342e-003; foe(n+1)=7.376294e-002; krok(n+1)=7.010405e-004; ng(n+1)=7.148608e-001;
n=308; farx(n+1)=3.599226e-003; foe(n+1)=7.374423e-002; krok(n+1)=2.118327e-003; ng(n+1)=7.463066e-001;
n=309; farx(n+1)=3.447419e-003; foe(n+1)=7.370153e-002; krok(n+1)=1.000726e-002; ng(n+1)=6.620024e-001;
n=310; farx(n+1)=3.424815e-003; foe(n+1)=7.362723e-002; krok(n+1)=8.533243e-003; ng(n+1)=1.314635e+000;
n=311; farx(n+1)=3.462368e-003; foe(n+1)=7.346973e-002; krok(n+1)=2.502130e-002; ng(n+1)=6.988667e+000;
n=312; farx(n+1)=3.334848e-003; foe(n+1)=7.323583e-002; krok(n+1)=1.752988e-001; ng(n+1)=4.317674e+001;
n=313; farx(n+1)=3.133846e-003; foe(n+1)=7.308635e-002; krok(n+1)=5.411858e-002; ng(n+1)=3.291769e+001;
n=314; farx(n+1)=3.103968e-003; foe(n+1)=7.293945e-002; krok(n+1)=4.681906e-002; ng(n+1)=1.650102e+001;
n=315; farx(n+1)=3.112911e-003; foe(n+1)=7.283093e-002; krok(n+1)=2.525939e-002; ng(n+1)=5.778291e+001;
n=316; farx(n+1)=3.163870e-003; foe(n+1)=7.249705e-002; krok(n+1)=5.455281e-002; ng(n+1)=8.519071e+001;
n=317; farx(n+1)=3.131170e-003; foe(n+1)=7.202460e-002; krok(n+1)=1.400181e-001; ng(n+1)=6.123262e+001;
n=318; farx(n+1)=3.118712e-003; foe(n+1)=7.182962e-002; krok(n+1)=4.002904e-002; ng(n+1)=1.311320e+002;
n=319; farx(n+1)=3.179191e-003; foe(n+1)=7.121672e-002; krok(n+1)=1.478545e-001; ng(n+1)=1.060130e+002;
n=320; farx(n+1)=3.468918e-003; foe(n+1)=7.037551e-002; krok(n+1)=9.642176e-002; ng(n+1)=1.049377e+002;
n=321; farx(n+1)=3.457498e-003; foe(n+1)=7.014121e-002; krok(n+1)=8.430727e-002; ng(n+1)=1.309436e+002;
n=322; farx(n+1)=3.446011e-003; foe(n+1)=6.967727e-002; krok(n+1)=1.380129e-001; ng(n+1)=1.600530e+002;
n=323; farx(n+1)=3.439174e-003; foe(n+1)=6.916258e-002; krok(n+1)=1.865388e-001; ng(n+1)=1.346350e+002;
n=324; farx(n+1)=3.437482e-003; foe(n+1)=6.880995e-002; krok(n+1)=1.115271e-001; ng(n+1)=6.442760e+001;
n=325; farx(n+1)=3.437729e-003; foe(n+1)=6.811456e-002; krok(n+1)=3.056660e-001; ng(n+1)=1.057682e+002;
%odnowa zmiennej metryki
n=326; farx(n+1)=3.436877e-003; foe(n+1)=6.804168e-002; krok(n+1)=1.773339e-007; ng(n+1)=7.754831e+001;
n=327; farx(n+1)=3.436560e-003; foe(n+1)=6.803439e-002; krok(n+1)=1.744088e-007; ng(n+1)=2.620095e+001;
n=328; farx(n+1)=3.438641e-003; foe(n+1)=6.801498e-002; krok(n+1)=3.873148e-006; ng(n+1)=8.448037e+000;
n=329; farx(n+1)=3.437788e-003; foe(n+1)=6.799542e-002; krok(n+1)=9.952471e-006; ng(n+1)=5.057504e+000;
n=330; farx(n+1)=3.437793e-003; foe(n+1)=6.797159e-002; krok(n+1)=6.322074e-005; ng(n+1)=2.505575e+000;
n=331; farx(n+1)=3.351608e-003; foe(n+1)=6.790373e-002; krok(n+1)=2.004465e-003; ng(n+1)=7.837053e-001;
n=332; farx(n+1)=3.190292e-003; foe(n+1)=6.775969e-002; krok(n+1)=5.396346e-004; ng(n+1)=1.816111e+000;
n=333; farx(n+1)=3.214827e-003; foe(n+1)=6.767274e-002; krok(n+1)=2.224854e-003; ng(n+1)=8.514933e-001;
n=334; farx(n+1)=3.249793e-003; foe(n+1)=6.758253e-002; krok(n+1)=6.509286e-004; ng(n+1)=1.710924e+000;
n=335; farx(n+1)=3.097645e-003; foe(n+1)=6.741312e-002; krok(n+1)=7.557177e-003; ng(n+1)=2.405102e+000;
n=336; farx(n+1)=3.267318e-003; foe(n+1)=6.698352e-002; krok(n+1)=2.160874e-002; ng(n+1)=1.278219e+001;
n=337; farx(n+1)=3.414571e-003; foe(n+1)=6.659084e-002; krok(n+1)=7.406706e-002; ng(n+1)=6.929540e+001;
n=338; farx(n+1)=3.359943e-003; foe(n+1)=6.608807e-002; krok(n+1)=4.346837e-002; ng(n+1)=8.642519e+001;
n=339; farx(n+1)=2.973776e-003; foe(n+1)=6.531413e-002; krok(n+1)=5.753341e-002; ng(n+1)=7.560095e+001;
n=340; farx(n+1)=2.921261e-003; foe(n+1)=6.516289e-002; krok(n+1)=6.543079e-003; ng(n+1)=9.291793e+001;
n=341; farx(n+1)=2.828106e-003; foe(n+1)=6.465885e-002; krok(n+1)=1.000852e-001; ng(n+1)=3.769219e+001;
n=342; farx(n+1)=2.687473e-003; foe(n+1)=6.431300e-002; krok(n+1)=7.301859e-002; ng(n+1)=9.598573e+001;
n=343; farx(n+1)=2.656371e-003; foe(n+1)=6.380795e-002; krok(n+1)=2.002215e-001; ng(n+1)=5.242981e+001;
n=344; farx(n+1)=2.770173e-003; foe(n+1)=6.309330e-002; krok(n+1)=2.778419e-001; ng(n+1)=9.612116e+001;
n=345; farx(n+1)=2.771126e-003; foe(n+1)=6.263532e-002; krok(n+1)=3.353295e-002; ng(n+1)=4.331925e+001;
n=346; farx(n+1)=2.766244e-003; foe(n+1)=6.227528e-002; krok(n+1)=6.189726e-002; ng(n+1)=1.500151e+002;
n=347; farx(n+1)=2.793897e-003; foe(n+1)=6.183517e-002; krok(n+1)=6.079450e-002; ng(n+1)=1.520622e+002;
n=348; farx(n+1)=2.798673e-003; foe(n+1)=6.042948e-002; krok(n+1)=3.183983e-001; ng(n+1)=5.387427e+001;
n=349; farx(n+1)=2.560357e-003; foe(n+1)=5.704073e-002; krok(n+1)=4.536903e-001; ng(n+1)=5.783401e+001;
n=350; farx(n+1)=2.539311e-003; foe(n+1)=5.605106e-002; krok(n+1)=6.306675e-002; ng(n+1)=1.204765e+002;
%odnowa zmiennej metryki
n=351; farx(n+1)=2.539396e-003; foe(n+1)=5.595475e-002; krok(n+1)=1.176932e-007; ng(n+1)=9.299519e+001;
n=352; farx(n+1)=2.537313e-003; foe(n+1)=5.590936e-002; krok(n+1)=1.529102e-006; ng(n+1)=2.005234e+001;
n=353; farx(n+1)=2.535332e-003; foe(n+1)=5.582697e-002; krok(n+1)=6.450496e-007; ng(n+1)=4.229524e+001;
n=354; farx(n+1)=2.537119e-003; foe(n+1)=5.575092e-002; krok(n+1)=6.532194e-006; ng(n+1)=1.113668e+001;
n=355; farx(n+1)=2.537638e-003; foe(n+1)=5.561506e-002; krok(n+1)=7.907676e-005; ng(n+1)=4.685692e+000;
n=356; farx(n+1)=2.559462e-003; foe(n+1)=5.551496e-002; krok(n+1)=2.377984e-004; ng(n+1)=2.692483e+000;
n=357; farx(n+1)=2.638088e-003; foe(n+1)=5.535052e-002; krok(n+1)=5.469456e-004; ng(n+1)=2.375949e+000;
n=358; farx(n+1)=2.740966e-003; foe(n+1)=5.517306e-002; krok(n+1)=4.767183e-004; ng(n+1)=2.830982e+000;
n=359; farx(n+1)=2.614929e-003; foe(n+1)=5.503500e-002; krok(n+1)=4.065324e-003; ng(n+1)=1.765587e+000;
n=360; farx(n+1)=2.454346e-003; foe(n+1)=5.473620e-002; krok(n+1)=1.799391e-002; ng(n+1)=4.070018e+000;
n=361; farx(n+1)=2.490423e-003; foe(n+1)=5.450068e-002; krok(n+1)=1.977848e-002; ng(n+1)=1.744363e+001;
n=362; farx(n+1)=2.523109e-003; foe(n+1)=5.426300e-002; krok(n+1)=9.630670e-002; ng(n+1)=4.787293e+001;
n=363; farx(n+1)=2.302161e-003; foe(n+1)=5.386548e-002; krok(n+1)=9.111837e-002; ng(n+1)=8.899591e+001;
n=364; farx(n+1)=2.237229e-003; foe(n+1)=5.368052e-002; krok(n+1)=1.012183e-002; ng(n+1)=1.384032e+002;
n=365; farx(n+1)=2.213044e-003; foe(n+1)=5.311677e-002; krok(n+1)=5.335388e-002; ng(n+1)=1.269688e+002;
n=366; farx(n+1)=2.171706e-003; foe(n+1)=5.295527e-002; krok(n+1)=3.222183e-002; ng(n+1)=1.022443e+002;
n=367; farx(n+1)=2.155348e-003; foe(n+1)=5.262080e-002; krok(n+1)=5.258261e-002; ng(n+1)=1.113162e+002;
n=368; farx(n+1)=2.185072e-003; foe(n+1)=5.216245e-002; krok(n+1)=1.794685e-001; ng(n+1)=1.346164e+002;
n=369; farx(n+1)=2.034197e-003; foe(n+1)=5.124351e-002; krok(n+1)=2.876382e-001; ng(n+1)=8.922253e+001;
n=370; farx(n+1)=2.059424e-003; foe(n+1)=5.096399e-002; krok(n+1)=9.137743e-002; ng(n+1)=7.560902e+001;
n=371; farx(n+1)=2.202870e-003; foe(n+1)=4.959987e-002; krok(n+1)=2.230542e-001; ng(n+1)=1.281513e+002;
n=372; farx(n+1)=2.260265e-003; foe(n+1)=4.875209e-002; krok(n+1)=2.064051e-001; ng(n+1)=1.002604e+002;
n=373; farx(n+1)=2.258018e-003; foe(n+1)=4.853015e-002; krok(n+1)=4.904612e-002; ng(n+1)=1.092399e+002;
n=374; farx(n+1)=2.326019e-003; foe(n+1)=4.753101e-002; krok(n+1)=1.634459e-001; ng(n+1)=1.002504e+002;
n=375; farx(n+1)=2.328063e-003; foe(n+1)=4.674405e-002; krok(n+1)=1.079418e-001; ng(n+1)=1.232014e+002;
%odnowa zmiennej metryki
n=376; farx(n+1)=2.327750e-003; foe(n+1)=4.671506e-002; krok(n+1)=1.367791e-007; ng(n+1)=5.057283e+001;
n=377; farx(n+1)=2.324360e-003; foe(n+1)=4.657751e-002; krok(n+1)=2.644164e-006; ng(n+1)=2.769658e+001;
n=378; farx(n+1)=2.324084e-003; foe(n+1)=4.657118e-002; krok(n+1)=3.410641e-007; ng(n+1)=1.668965e+001;
n=379; farx(n+1)=2.324887e-003; foe(n+1)=4.651453e-002; krok(n+1)=4.393044e-006; ng(n+1)=1.505021e+001;
n=380; farx(n+1)=2.325470e-003; foe(n+1)=4.646149e-002; krok(n+1)=8.191911e-005; ng(n+1)=3.534194e+000;
n=381; farx(n+1)=2.322188e-003; foe(n+1)=4.637621e-002; krok(n+1)=3.244032e-004; ng(n+1)=2.451440e+000;
n=382; farx(n+1)=2.333693e-003; foe(n+1)=4.617198e-002; krok(n+1)=7.349266e-004; ng(n+1)=2.207336e+000;
n=383; farx(n+1)=2.348184e-003; foe(n+1)=4.601480e-002; krok(n+1)=3.473499e-004; ng(n+1)=3.071644e+000;
n=384; farx(n+1)=2.278264e-003; foe(n+1)=4.586623e-002; krok(n+1)=4.095813e-002; ng(n+1)=3.512309e+000;
n=385; farx(n+1)=2.302509e-003; foe(n+1)=4.585247e-002; krok(n+1)=2.827577e-003; ng(n+1)=7.689561e+000;
n=386; farx(n+1)=2.271377e-003; foe(n+1)=4.580214e-002; krok(n+1)=1.488559e-002; ng(n+1)=9.066061e+000;
n=387; farx(n+1)=2.412461e-003; foe(n+1)=4.567680e-002; krok(n+1)=5.104106e-002; ng(n+1)=1.575188e+001;
n=388; farx(n+1)=2.385084e-003; foe(n+1)=4.556447e-002; krok(n+1)=4.781642e-002; ng(n+1)=1.894605e+001;
n=389; farx(n+1)=2.329964e-003; foe(n+1)=4.534278e-002; krok(n+1)=5.197516e-002; ng(n+1)=8.021469e+001;
n=390; farx(n+1)=2.224139e-003; foe(n+1)=4.497591e-002; krok(n+1)=2.959384e-001; ng(n+1)=5.413409e+001;
n=391; farx(n+1)=2.218593e-003; foe(n+1)=4.478708e-002; krok(n+1)=6.306675e-002; ng(n+1)=1.120278e+002;
n=392; farx(n+1)=2.218917e-003; foe(n+1)=4.466562e-002; krok(n+1)=6.846533e-002; ng(n+1)=4.552547e+001;
n=393; farx(n+1)=2.235138e-003; foe(n+1)=4.453867e-002; krok(n+1)=4.655230e-002; ng(n+1)=9.438801e+001;
n=394; farx(n+1)=2.277934e-003; foe(n+1)=4.426973e-002; krok(n+1)=1.423907e-001; ng(n+1)=5.986431e+001;
n=395; farx(n+1)=2.331236e-003; foe(n+1)=4.390404e-002; krok(n+1)=8.222485e-002; ng(n+1)=1.133190e+002;
n=396; farx(n+1)=2.291098e-003; foe(n+1)=4.356245e-002; krok(n+1)=1.361691e-001; ng(n+1)=5.607067e+001;
n=397; farx(n+1)=2.279239e-003; foe(n+1)=4.300372e-002; krok(n+1)=4.268310e-001; ng(n+1)=8.832576e+001;
n=398; farx(n+1)=2.286396e-003; foe(n+1)=4.260842e-002; krok(n+1)=2.435056e-001; ng(n+1)=8.679921e+001;
n=399; farx(n+1)=2.279828e-003; foe(n+1)=4.229011e-002; krok(n+1)=1.019950e-001; ng(n+1)=1.012043e+002;
n=400; farx(n+1)=2.341459e-003; foe(n+1)=4.185154e-002; krok(n+1)=3.152950e-001; ng(n+1)=4.350395e+001;
%odnowa zmiennej metryki
n=401; farx(n+1)=2.340996e-003; foe(n+1)=4.179034e-002; krok(n+1)=1.843091e-007; ng(n+1)=7.396661e+001;
n=402; farx(n+1)=2.340750e-003; foe(n+1)=4.178155e-002; krok(n+1)=5.370923e-007; ng(n+1)=1.712840e+001;
n=403; farx(n+1)=2.339755e-003; foe(n+1)=4.173087e-002; krok(n+1)=7.875715e-007; ng(n+1)=3.355745e+001;
n=404; farx(n+1)=2.341181e-003; foe(n+1)=4.154061e-002; krok(n+1)=2.078166e-005; ng(n+1)=1.088690e+001;
n=405; farx(n+1)=2.341050e-003; foe(n+1)=4.146146e-002; krok(n+1)=1.176389e-005; ng(n+1)=9.486174e+000;
n=406; farx(n+1)=2.342178e-003; foe(n+1)=4.143997e-002; krok(n+1)=1.323622e-004; ng(n+1)=1.479595e+000;
n=407; farx(n+1)=2.350658e-003; foe(n+1)=4.141914e-002; krok(n+1)=1.588254e-003; ng(n+1)=5.583416e-001;
n=408; farx(n+1)=2.366694e-003; foe(n+1)=4.139485e-002; krok(n+1)=5.362293e-004; ng(n+1)=1.062080e+000;
n=409; farx(n+1)=2.322361e-003; foe(n+1)=4.132411e-002; krok(n+1)=6.255325e-003; ng(n+1)=8.105370e-001;
n=410; farx(n+1)=2.314795e-003; foe(n+1)=4.124297e-002; krok(n+1)=6.256921e-003; ng(n+1)=4.022877e+000;
n=411; farx(n+1)=2.327367e-003; foe(n+1)=4.116821e-002; krok(n+1)=1.316643e-002; ng(n+1)=1.123839e+001;
n=412; farx(n+1)=2.356243e-003; foe(n+1)=4.109036e-002; krok(n+1)=1.269153e-001; ng(n+1)=2.624085e+001;
n=413; farx(n+1)=2.265069e-003; foe(n+1)=4.097310e-002; krok(n+1)=4.544795e-002; ng(n+1)=2.396601e+001;
n=414; farx(n+1)=2.173129e-003; foe(n+1)=4.082034e-002; krok(n+1)=9.907791e-002; ng(n+1)=4.754415e+001;
n=415; farx(n+1)=2.180831e-003; foe(n+1)=4.061299e-002; krok(n+1)=1.160291e-001; ng(n+1)=1.992941e+001;
n=416; farx(n+1)=2.231199e-003; foe(n+1)=4.040083e-002; krok(n+1)=8.892157e-002; ng(n+1)=7.576817e+001;
n=417; farx(n+1)=2.263454e-003; foe(n+1)=4.033670e-002; krok(n+1)=1.518514e-002; ng(n+1)=7.209660e+001;
n=418; farx(n+1)=2.241822e-003; foe(n+1)=4.013769e-002; krok(n+1)=1.634459e-001; ng(n+1)=2.756857e+001;
n=419; farx(n+1)=2.280773e-003; foe(n+1)=3.997676e-002; krok(n+1)=1.028050e-001; ng(n+1)=4.615987e+001;
n=420; farx(n+1)=2.320458e-003; foe(n+1)=3.984381e-002; krok(n+1)=6.237096e-002; ng(n+1)=6.258768e+001;
n=421; farx(n+1)=2.332332e-003; foe(n+1)=3.928515e-002; krok(n+1)=6.761661e-001; ng(n+1)=6.278518e+001;
n=422; farx(n+1)=2.283538e-003; foe(n+1)=3.898537e-002; krok(n+1)=1.506743e-001; ng(n+1)=3.014656e+001;
n=423; farx(n+1)=2.379859e-003; foe(n+1)=3.861732e-002; krok(n+1)=2.987477e-001; ng(n+1)=6.396753e+001;
n=424; farx(n+1)=2.450290e-003; foe(n+1)=3.780238e-002; krok(n+1)=5.108389e-001; ng(n+1)=6.023607e+001;
n=425; farx(n+1)=2.430369e-003; foe(n+1)=3.765604e-002; krok(n+1)=1.196783e-001; ng(n+1)=9.824235e+001;
%odnowa zmiennej metryki
n=426; farx(n+1)=2.430365e-003; foe(n+1)=3.761878e-002; krok(n+1)=1.176607e-007; ng(n+1)=5.877923e+001;
n=427; farx(n+1)=2.430517e-003; foe(n+1)=3.761185e-002; krok(n+1)=1.725444e-007; ng(n+1)=2.413260e+001;
n=428; farx(n+1)=2.431415e-003; foe(n+1)=3.758573e-002; krok(n+1)=3.232161e-006; ng(n+1)=1.128998e+001;
n=429; farx(n+1)=2.431397e-003; foe(n+1)=3.757185e-002; krok(n+1)=5.973165e-006; ng(n+1)=6.631288e+000;
n=430; farx(n+1)=2.432706e-003; foe(n+1)=3.751317e-002; krok(n+1)=1.144049e-004; ng(n+1)=2.602966e+000;
n=431; farx(n+1)=2.432745e-003; foe(n+1)=3.750619e-002; krok(n+1)=7.581862e-005; ng(n+1)=1.134741e+000;
n=432; farx(n+1)=2.432927e-003; foe(n+1)=3.749881e-002; krok(n+1)=2.884695e-004; ng(n+1)=7.195949e-001;
n=433; farx(n+1)=2.451719e-003; foe(n+1)=3.747523e-002; krok(n+1)=1.587460e-003; ng(n+1)=5.941903e-001;
n=434; farx(n+1)=2.391451e-003; foe(n+1)=3.734445e-002; krok(n+1)=1.729594e-002; ng(n+1)=4.656489e-001;
n=435; farx(n+1)=2.386977e-003; foe(n+1)=3.729655e-002; krok(n+1)=5.485375e-003; ng(n+1)=5.726323e+000;
n=436; farx(n+1)=2.406227e-003; foe(n+1)=3.725270e-002; krok(n+1)=1.479856e-002; ng(n+1)=1.158504e+001;
n=437; farx(n+1)=2.447534e-003; foe(n+1)=3.714473e-002; krok(n+1)=4.237599e-002; ng(n+1)=1.347359e+001;
n=438; farx(n+1)=2.286122e-003; foe(n+1)=3.695601e-002; krok(n+1)=7.453607e-002; ng(n+1)=2.843991e+001;
n=439; farx(n+1)=2.176930e-003; foe(n+1)=3.672509e-002; krok(n+1)=1.601162e-001; ng(n+1)=6.558544e+001;
n=440; farx(n+1)=2.155477e-003; foe(n+1)=3.660230e-002; krok(n+1)=2.156300e-002; ng(n+1)=1.083655e+002;
n=441; farx(n+1)=2.125973e-003; foe(n+1)=3.630564e-002; krok(n+1)=1.310933e-001; ng(n+1)=5.987363e+001;
n=442; farx(n+1)=2.095375e-003; foe(n+1)=3.623822e-002; krok(n+1)=8.892157e-002; ng(n+1)=2.371700e+001;
n=443; farx(n+1)=2.089740e-003; foe(n+1)=3.613508e-002; krok(n+1)=1.171506e-001; ng(n+1)=5.965637e+001;
n=444; farx(n+1)=2.059765e-003; foe(n+1)=3.598640e-002; krok(n+1)=1.111619e-001; ng(n+1)=4.645360e+001;
n=445; farx(n+1)=2.212917e-003; foe(n+1)=3.560201e-002; krok(n+1)=3.791860e-001; ng(n+1)=3.896271e+001;
n=446; farx(n+1)=2.242655e-003; foe(n+1)=3.519258e-002; krok(n+1)=2.701727e-001; ng(n+1)=1.001269e+002;
n=447; farx(n+1)=2.224655e-003; foe(n+1)=3.504346e-002; krok(n+1)=1.136129e-001; ng(n+1)=7.468337e+001;
n=448; farx(n+1)=2.121826e-003; foe(n+1)=3.467361e-002; krok(n+1)=1.862092e-001; ng(n+1)=1.142932e+002;
n=449; farx(n+1)=2.218369e-003; foe(n+1)=3.408289e-002; krok(n+1)=6.744582e-001; ng(n+1)=5.642367e+001;
n=450; farx(n+1)=2.296366e-003; foe(n+1)=3.346487e-002; krok(n+1)=3.394051e-001; ng(n+1)=6.855413e+001;
%odnowa zmiennej metryki
n=451; farx(n+1)=2.295904e-003; foe(n+1)=3.328990e-002; krok(n+1)=1.708080e-007; ng(n+1)=1.331487e+002;
n=452; farx(n+1)=2.295975e-003; foe(n+1)=3.327214e-002; krok(n+1)=1.240638e-007; ng(n+1)=4.697662e+001;
n=453; farx(n+1)=2.296814e-003; foe(n+1)=3.319143e-002; krok(n+1)=1.654003e-006; ng(n+1)=2.993153e+001;
n=454; farx(n+1)=2.296782e-003; foe(n+1)=3.318849e-002; krok(n+1)=9.952471e-006; ng(n+1)=2.166467e+000;
n=455; farx(n+1)=2.298192e-003; foe(n+1)=3.318042e-002; krok(n+1)=7.418244e-005; ng(n+1)=1.332925e+000;
n=456; farx(n+1)=2.308852e-003; foe(n+1)=3.315337e-002; krok(n+1)=4.344519e-004; ng(n+1)=9.809476e-001;
n=457; farx(n+1)=2.324670e-003; foe(n+1)=3.311546e-002; krok(n+1)=3.523348e-004; ng(n+1)=1.396515e+000;
n=458; farx(n+1)=2.330860e-003; foe(n+1)=3.310500e-002; krok(n+1)=4.494798e-004; ng(n+1)=8.143153e-001;
n=459; farx(n+1)=2.329230e-003; foe(n+1)=3.301980e-002; krok(n+1)=4.266621e-003; ng(n+1)=8.091598e-001;
n=460; farx(n+1)=2.413448e-003; foe(n+1)=3.282591e-002; krok(n+1)=3.915143e-002; ng(n+1)=3.402694e+000;
n=461; farx(n+1)=2.415432e-003; foe(n+1)=3.280816e-002; krok(n+1)=4.258262e-003; ng(n+1)=3.312588e+001;
n=462; farx(n+1)=2.223550e-003; foe(n+1)=3.252098e-002; krok(n+1)=1.501755e-001; ng(n+1)=3.819123e+001;
n=463; farx(n+1)=2.175333e-003; foe(n+1)=3.236981e-002; krok(n+1)=1.664870e-002; ng(n+1)=1.057938e+002;
n=464; farx(n+1)=2.210587e-003; foe(n+1)=3.229842e-002; krok(n+1)=1.365319e-001; ng(n+1)=3.364489e+001;
n=465; farx(n+1)=2.207612e-003; foe(n+1)=3.206976e-002; krok(n+1)=4.725510e-002; ng(n+1)=9.120954e+001;
n=466; farx(n+1)=2.156442e-003; foe(n+1)=3.180910e-002; krok(n+1)=4.284718e-002; ng(n+1)=8.028839e+001;
n=467; farx(n+1)=2.027927e-003; foe(n+1)=3.167197e-002; krok(n+1)=7.866273e-002; ng(n+1)=4.048517e+001;
n=468; farx(n+1)=1.980553e-003; foe(n+1)=3.157412e-002; krok(n+1)=5.857529e-002; ng(n+1)=7.507835e+001;
n=469; farx(n+1)=1.827642e-003; foe(n+1)=3.133167e-002; krok(n+1)=3.550835e-001; ng(n+1)=7.410001e+001;
n=470; farx(n+1)=1.886923e-003; foe(n+1)=3.091503e-002; krok(n+1)=4.461571e-001; ng(n+1)=6.668751e+000;
n=471; farx(n+1)=1.872803e-003; foe(n+1)=3.047782e-002; krok(n+1)=1.530597e-001; ng(n+1)=4.348433e+001;
n=472; farx(n+1)=1.938298e-003; foe(n+1)=2.975277e-002; krok(n+1)=3.136529e-001; ng(n+1)=1.824916e+002;
n=473; farx(n+1)=1.944471e-003; foe(n+1)=2.967253e-002; krok(n+1)=2.900728e-002; ng(n+1)=6.161579e+001;
n=474; farx(n+1)=1.902717e-003; foe(n+1)=2.913314e-002; krok(n+1)=2.278082e-001; ng(n+1)=9.293681e+001;
n=475; farx(n+1)=1.924138e-003; foe(n+1)=2.853416e-002; krok(n+1)=1.057221e-001; ng(n+1)=1.603341e+002;
%odnowa zmiennej metryki
n=476; farx(n+1)=1.923736e-003; foe(n+1)=2.821625e-002; krok(n+1)=9.854968e-008; ng(n+1)=1.672384e+002;
n=477; farx(n+1)=1.923705e-003; foe(n+1)=2.815350e-002; krok(n+1)=1.412717e-007; ng(n+1)=8.447025e+001;
n=478; farx(n+1)=1.923287e-003; foe(n+1)=2.805241e-002; krok(n+1)=5.254384e-006; ng(n+1)=1.554893e+001;
n=479; farx(n+1)=1.923034e-003; foe(n+1)=2.803643e-002; krok(n+1)=2.938190e-006; ng(n+1)=9.176964e+000;
n=480; farx(n+1)=1.924571e-003; foe(n+1)=2.800466e-002; krok(n+1)=5.075699e-005; ng(n+1)=2.969983e+000;
n=481; farx(n+1)=1.931449e-003; foe(n+1)=2.795764e-002; krok(n+1)=7.553219e-004; ng(n+1)=1.227581e+000;
n=482; farx(n+1)=1.933458e-003; foe(n+1)=2.793024e-002; krok(n+1)=1.999467e-004; ng(n+1)=1.741020e+000;
n=483; farx(n+1)=1.931336e-003; foe(n+1)=2.792805e-002; krok(n+1)=3.095029e-004; ng(n+1)=8.502047e-001;
n=484; farx(n+1)=1.873950e-003; foe(n+1)=2.788608e-002; krok(n+1)=1.245435e-002; ng(n+1)=8.597080e-001;
n=485; farx(n+1)=1.762119e-003; foe(n+1)=2.781009e-002; krok(n+1)=8.402186e-003; ng(n+1)=1.123263e+000;
n=486; farx(n+1)=1.710326e-003; foe(n+1)=2.775470e-002; krok(n+1)=2.096657e-002; ng(n+1)=1.447770e+000;
n=487; farx(n+1)=1.664602e-003; foe(n+1)=2.766105e-002; krok(n+1)=2.243330e-002; ng(n+1)=6.820382e+000;
n=488; farx(n+1)=1.651979e-003; foe(n+1)=2.754651e-002; krok(n+1)=7.517970e-002; ng(n+1)=1.778994e+001;
n=489; farx(n+1)=1.626180e-003; foe(n+1)=2.734839e-002; krok(n+1)=1.200783e-001; ng(n+1)=6.402978e+001;
n=490; farx(n+1)=1.651634e-003; foe(n+1)=2.704082e-002; krok(n+1)=2.340680e-001; ng(n+1)=9.284191e+001;
n=491; farx(n+1)=1.646918e-003; foe(n+1)=2.694978e-002; krok(n+1)=3.497807e-002; ng(n+1)=5.404776e+001;
n=492; farx(n+1)=1.756492e-003; foe(n+1)=2.633453e-002; krok(n+1)=3.556863e-001; ng(n+1)=6.306377e+001;
n=493; farx(n+1)=1.784759e-003; foe(n+1)=2.614449e-002; krok(n+1)=1.693613e-002; ng(n+1)=1.414599e+002;
n=494; farx(n+1)=1.762118e-003; foe(n+1)=2.571516e-002; krok(n+1)=2.041642e-001; ng(n+1)=1.521294e+001;
n=495; farx(n+1)=1.760885e-003; foe(n+1)=2.553591e-002; krok(n+1)=3.431867e-002; ng(n+1)=7.399021e+001;
n=496; farx(n+1)=1.755739e-003; foe(n+1)=2.543866e-002; krok(n+1)=3.805310e-002; ng(n+1)=5.478949e+001;
n=497; farx(n+1)=1.703161e-003; foe(n+1)=2.481128e-002; krok(n+1)=1.158784e-001; ng(n+1)=8.712727e+001;
n=498; farx(n+1)=1.689371e-003; foe(n+1)=2.450102e-002; krok(n+1)=6.504518e-002; ng(n+1)=1.674631e+002;
n=499; farx(n+1)=1.646467e-003; foe(n+1)=2.378765e-002; krok(n+1)=1.827549e-001; ng(n+1)=5.737308e+001;
n=500; farx(n+1)=1.511862e-003; foe(n+1)=2.241938e-002; krok(n+1)=1.912657e-001; ng(n+1)=1.501709e+002;

figure; semilogy(farx,'b'); hold on; semilogy(foe,'r'); xlabel('Iteracje'); ylabel('Earx, Eoe'); legend('Earx','Eoe'); title('Uczenie predyktora OE');
figure; subplot(2,1,1); semilogy(krok); xlabel('Iteracje'); ylabel('Krok');
subplot(2,1,2); semilogy(ng); xlabel('Iteracje'); ylabel('Norma gradientu');
Earx=farx(n+1)
Eoe=foe(n+1)
